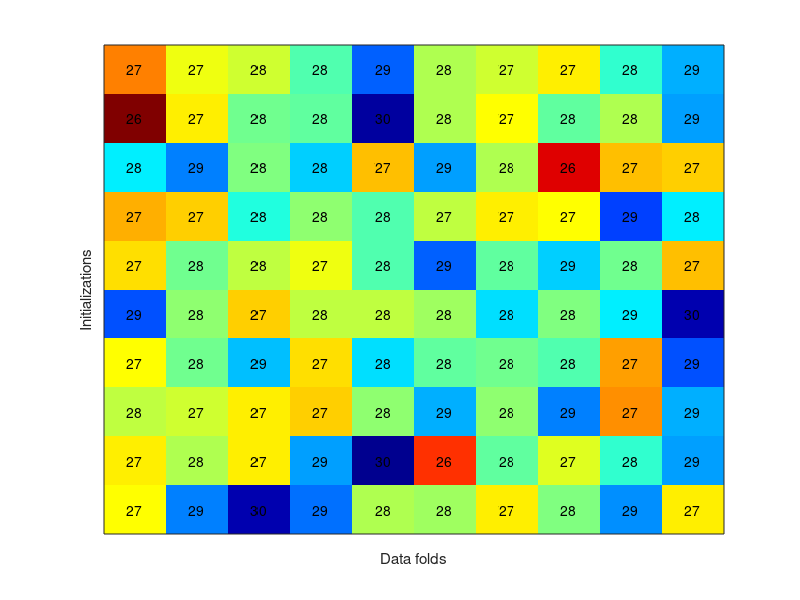
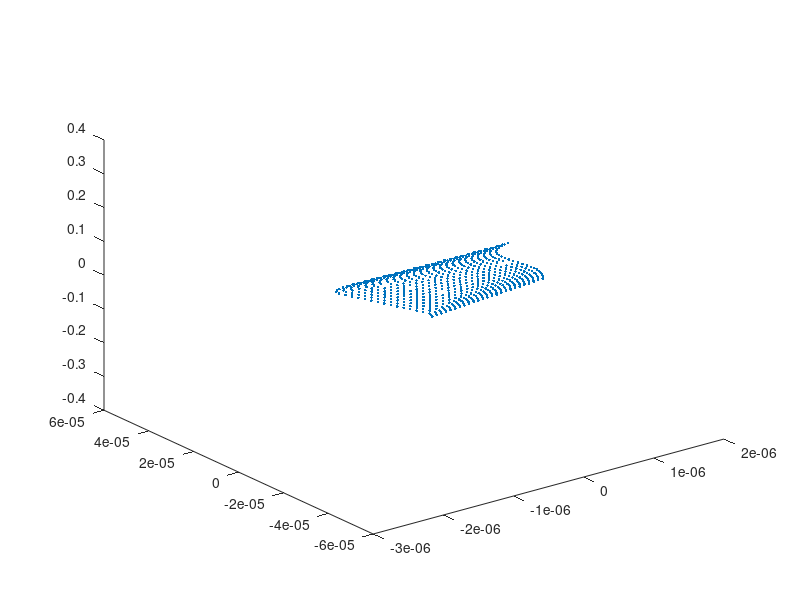

Write the MATLAB code that produced these figures, in order. (Note: this script raises an error after producing the figures.)
clearvars
dataswitch = 0;
faultswitch = 0;
%% Load data
switch dataswitch
    case 0
        load phT
        if faultswitch
            data = faultystates;
        else
            data = normalstates;
        end
    case 1
        load faithful
        data = X;
    case 2
        load clusterdata2d
end
data = (data - mean(data))/cov(data);
[N,D] = size(data);
idx = randperm(N);
data = data(idx,:);
data = data(1:N-rem(N,10),:); % To make data divisible by folds
switch dataswitch
    case 0
        nfolds = 10;
    case 1
        nfolds = 5;
    case 2
        nfolds = 10;
end
[N,D] = size(data);
N_test = N/nfolds;
N_train = (nfolds-1) * N_test;



%% Initialize parameters
K = N_train; % try with different parameters
pi_k = 1/K;
% Let mu_k be defined by kernel density estimation
%mu = data1;
% Let Sigma_k be the identity matrix:
initializations = 10;
Sigma_init = cell(initializations,1);
data_init = cell(initializations,1);
for init = 1:initializations
    data_init{init} = data;
    idx = randperm(N);
    data_init{init} = data_init{init}(idx,:);
end

%% Loop until you're happy
r_vector = zeros(N_test,K,nfolds);
nSfolds = 50;
lambda = logspace(-15,0,nSfolds);
Sigmas = zeros(D,D,nSfolds);
for Sfolds = 1:nSfolds
    Sigmas(:,:,Sfolds) = lambda(Sfolds)*eye(D);
end
log_likelihood = zeros(Sfolds, 1);
maxIdx = 1;
tic
maxperset = NaN(initializations,nfolds,2);
% Preparation of data
delta_x_ver3 = cell(nfolds,1);
for init = 1:initializations
    fprintf('Initialization iteration: %d\n', init);
    % Start from different initializations
    data = data_init{init};
    % Calculation of distances in advance
    delta_data = repmat(data,1,N);
    for it = 1:N
        delta_data(:,(it-1)*D+1:it*D) =...
            delta_data(:,(it-1)*D+1:it*D) - data(it,:);
    end
    for fold = 1:nfolds
        delta_x_ver1 = [delta_data((fold-1)*N_test+1:fold*N_test,1:(fold-1)*N_test*D)...
            delta_data((fold-1)*N_test+1:fold*N_test,fold*N_test*D+1:end)];
        delta_x_ver2 = zeros(size(delta_x_ver1));
        for iter2 = 1:D
            delta_x_ver2(:,(iter2-1)*N_train+1:iter2*N_train) = delta_x_ver1(:,iter2:D:end);
        end
        delta_x_ver3{fold} = reshape(delta_x_ver2,N_train*N_test,D);
    end
    for fold = 1:nfolds
        % Compute responsibilities
        for Sfold = 1:nSfolds
            % Compute log-likelihood of data
            R = chol(Sigmas(:,:,Sfold),'upper');
            gain = 1/((2*pi)^(D/2)*det(R))/N_train;
            m = delta_x_ver3{fold}/R;
            r = reshape(-0.5*sum(m.*m,2),N_test,N_train);
            lnC = -max(r); % This is not the recommended way
            r_vector = gain*exp(r + lnC*0);
            log_likelihood(Sfold) = sum(log(sum(r_vector,2)),1);
        end
        % Extract the maximum likelihood sigma of the 10 Sigma folds
        [maxLL, maxIdx] = max(log_likelihood);
        maxperset(init,fold,1) = maxLL;
        maxperset(init,fold,2) = maxIdx;
    end
end % for initilizations
toc

figure(1)
imagesc(maxperset(:,:,1))
colormap(jet)
set(gca,'XTick',[],'YTick',[],'YDir','normal')
[x,y] = meshgrid(1:nfolds,1:initializations);
text(x(:),y(:),num2str(reshape(maxperset(:,:,2),initializations*nfolds,1)),'HorizontalAlignment','center')
robustlambdaidx = mean(mean(maxperset(:,:,2)))
Sigma = Sigmas(:,:,ceil(robustlambdaidx));
ylabel('Initializations')
xlabel('Data folds')

%% Plot data
figure(2);
if (D == 2)
    plot(data(:, 1), data(:, 2), '.');
elseif (D == 3)
    plot3(data(:, 1), data(:, 2), data(:, 3), '.');
end % if
hold on
for it = 1:N
    plot_normal(data(it,:), Sigma);
end % for
hold off

%% Plot distribution
if (D ==2)
    figure(3)
    gm = gmdistribution(data,Sigma);
    switch dataswitch
        case 2
            fsurf(@(x,y)reshape(pdf(gm,[x(:),y(:)]),size(x)),[-2 2 -2 2])
        case 1
            fsurf(@(x,y)reshape(pdf(gm,[x(:),y(:)]),size(x)),[-1 5.5 -20 100])
    end
end

%% Density evaluation of evaluation data set
load phT_eval
evaldata = [normalstates; faultystates5; faultystates2];
evaldata(:,3) = evaldata(:,3) + rand(length(evaldata),1)*1-1;
evaldata = (evaldata - mean(evaldata))/cov(evaldata);
N = length(data);
N_eval = length(evaldata);
delta_data_ver1 = repmat(evaldata,1,N);
for it = 1:N
    delta_data_ver1(:,(it-1)*D+1:it*D) =...
        delta_data_ver1(:,(it-1)*D+1:it*D) - data(it,:);
end
delta_data_ver2 = zeros(size(delta_data_ver1));
for iter2 = 1:D
    delta_data_ver2(:,(iter2-1)*N+1:iter2*N) = delta_data_ver1(:,iter2:D:end);
end
delta_data_ver3 = reshape(delta_data_ver2,N*N_eval,D);
R = chol(Sigma,'upper');
gain = 1/((2*pi)^(D/2)*det(R))/N;
m = delta_data_ver3/R;
r = reshape(-0.5*sum(m.*m,2),N*N_eval,1);
lnC = -max(r); % This is not the recommended way
r_vector = gain*exp(r + lnC*0);
density = sum(reshape(r_vector,N_eval,N),2);
%% Evaulation
figure(3)
[FPR5N_KDE,TPR5N_KDE,T,AUC5N_KDE] = perfcurve([zeros(N_eval/2,1); ones(N_eval/4,1)],...
    [1-density(1:N_eval/2)./max(density(1:N_eval/2)); 1-density(N_eval/2+1:N_eval/4*3)./max(density(N_eval/2+1:N_eval/4*3))],1);
plot(FPR5N_KDE,TPR5N_KDE)
hold on
plot([0 1],[0 1])
hold off
title(['KDE, ROC for 5 degrees deviation, AUC: ' num2str(AUC5N_KDE)])
save('OD','FPR5N_KDE','TPR5N_KDE','AUC5N_KDE','-append')
figure(4)
[FPR2_KDE,TPR2_KDE,T,AUC2_KDE] = perfcurve([zeros(N_eval/2,1); ones(N_eval/4,1)],...
    [1-density(1:N_eval/2)./max(density(1:N_eval/2)); 1-density(N_eval/4*3+1:end)./max(density(N_eval/4*3+1:end))],1);
plot(FPR2_KDE,TPR2_KDE)
hold on
plot([0 1],[0 1])
hold off
title(['KDE, ROC for 2 degrees deviation, AUC: ' num2str(AUC2_KDE)])
save('OD','FPR2_KDE','TPR2_KDE','AUC2_KDE','-append')
%% Density evaluation of evaluation data set, EMKDE
load phT
data = normalstates;
load phT_eval
load SigmaNormal
evaldata = [normalstates; faultystates5; faultystates2];
evaldata(:,3) = evaldata(:,3) + rand(length(evaldata),1)*1-1;
N = length(data);
N_eval = length(evaldata);
delta_data_ver1 = repmat(evaldata,1,N);
for it = 1:N
    delta_data_ver1(:,(it-1)*D+1:it*D) =...
        delta_data_ver1(:,(it-1)*D+1:it*D) - data(it,:);
end
delta_data_ver2 = zeros(size(delta_data_ver1));
for iter2 = 1:D
    delta_data_ver2(:,(iter2-1)*N+1:iter2*N) = delta_data_ver1(:,iter2:D:end);
end
delta_data_ver3 = reshape(delta_data_ver2,N*N_eval,D);
R = chol(SigmaNormal,'upper');
gain = 1/((2*pi)^(D/2)*det(R))/N;
m = delta_data_ver3/R;
r = reshape(-0.5*sum(m.*m,2),N*N_eval,1);
lnC = -max(r); % This is not the recommended way
r_vector = gain*exp(r + lnC*0);
density = sum(reshape(r_vector,N_eval,N),2);
%% Evaulation, EMKDE
figure(5)
[FPR5N_EMKDE,TPR5N_EMKDE,T,AUC5N_EMKDE] = perfcurve([zeros(N_eval/2,1); ones(N_eval/4,1)],...
    [1-density(1:N_eval/2)/max(density(1:N_eval/2)); 1-density(N_eval/2+1:N_eval/4*3)./max(density(N_eval/2+1:N_eval/4*3))],1);
plot(FPR5N_EMKDE,TPR5N_EMKDE)
hold on
plot([0 1],[0 1])
hold off
title(['EMKDE, ROC for 5 degrees deviation, AUC: ' num2str(AUC5N_EMKDE)])
save('OD','FPR5N_EMKDE','TPR5N_EMKDE','AUC5N_EMKDE','-append')
figure(6)
[FPR2_EMKDE,TPR2_EMKDE,T,AUC2_EMKDE] = perfcurve([zeros(N_eval/2,1); ones(N_eval/4,1)],...
    [1-density(1:N_eval/2)./max(density(1:N_eval/2)); 1-density(N_eval/4*3+1:end)./max(density(N_eval/4*3+1:end))],1);
plot(FPR2_EMKDE,TPR2_EMKDE)
hold on
plot([0 1],[0 1])
hold off
title(['EMKDE, ROC for 2 degrees deviation, AUC: ' num2str(AUC2_EMKDE)])
save('OD','FPR2_EMKDE','TPR2_EMKDE','AUC2_EMKDE','-append')